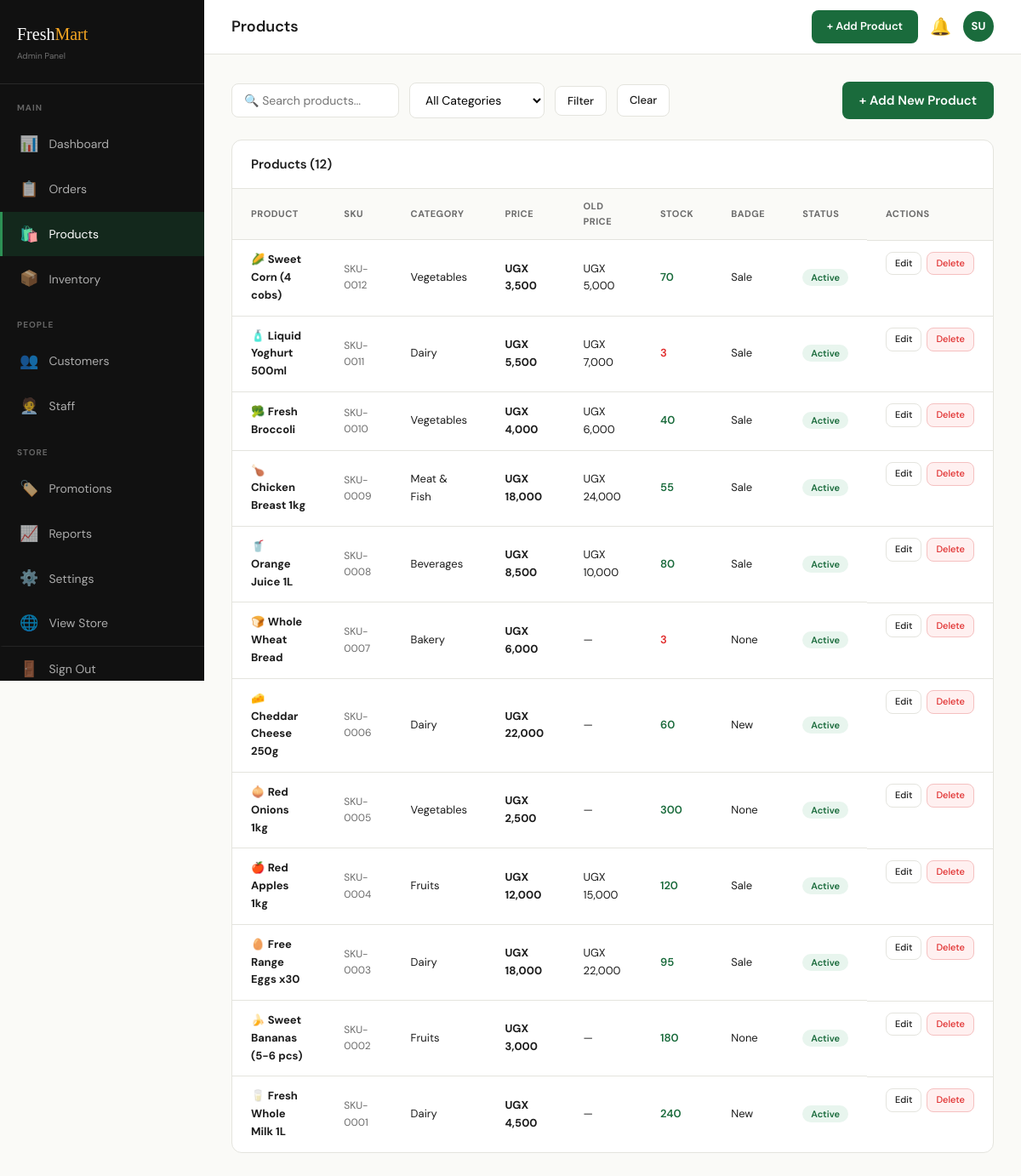
Screenshot of /admin/products.php (signed in) with the database file from the repository.
### tables this page shows
CREATE TABLE products (
  id INT AUTO_INCREMENT PRIMARY KEY,
  name VARCHAR(200) NOT NULL,
  description TEXT,
  category_id INT,
  price DECIMAL(12,2) NOT NULL,
  old_price DECIMAL(12,2),
  weight VARCHAR(50),
  stock INT DEFAULT 0,
  min_stock INT DEFAULT 10,
  emoji VARCHAR(10) DEFAULT '🛍️',
  badge ENUM('none','new','sale') DEFAULT 'none',
  is_active TINYINT(1) DEFAULT 1,
  created_at DATETIME DEFAULT CURRENT_TIMESTAMP,
  FOREIGN KEY (category_id) REFERENCES categories(id)
);

CREATE TABLE categories (
  id INT AUTO_INCREMENT PRIMARY KEY,
  name VARCHAR(100) NOT NULL,
  icon VARCHAR(10),
  slug VARCHAR(100) UNIQUE NOT NULL,
  is_active TINYINT(1) DEFAULT 1
);

### admin/products.php (the view, shortened to what this page needs)
<?php
require_once '../includes/config.php';
$where = "WHERE p.is_active = 1";
$products = $conn->query("SELECT p.*, c.name AS cat_name FROM products p LEFT JOIN categories c ON c.id = p.category_id $where ORDER BY p.id DESC");
include 'includes/sidebar.php';
?>
<div class="filter-row">
  <form method="GET" style="display:flex;gap:12px;flex-wrap:wrap;width:100%;align-items:center;">
    <input type="text" name="search" placeholder="🔍 Search products..." value="<?= htmlspecialchars($_GET['search'] ?? '') ?>">
    <select name="cat">
      <option value="">All Categories</option>
    </select>
    <button type="submit" class="qa-btn">Filter</button>
    <a href="/freshmart/admin/products.php" class="qa-btn">Clear</a>
    <a href="/freshmart/admin/products.php?action=add" class="btn-submit" style="width:auto;padding:10px 20px;margin-left:auto;">+ Add New Product</a>
  </form>
</div>
<div class="admin-card">
  <div class="admin-card-head"><h3>Products (<?= $products->num_rows ?>)</h3></div>
  <table class="admin-table">
    <thead>
      <tr><th>Product</th><th>SKU</th><th>Category</th><th>Price</th><th>Old Price</th><th>Stock</th><th>Badge</th><th>Status</th><th>Actions</th></tr>
    </thead>
    <tbody>
      <?php while ($p = $products->fetch_assoc()): ?>
      <tr>
        <td><?= $p['emoji'] ?> <strong><?= htmlspecialchars($p['name']) ?></strong></td>
        <td style="color:var(--gray);font-size:12px;">SKU-<?= str_pad($p['id'],4,'0',STR_PAD_LEFT) ?></td>
        <td><?= htmlspecialchars($p['cat_name']) ?></td>
        <td><strong>UGX <?= number_format($p['price']) ?></strong></td>
        <td><?= $p['old_price'] ? 'UGX ' . number_format($p['old_price']) : '—' ?></td>
        <td style="color:<?= $p['stock'] <= $p['min_stock'] ? 'var(--red)' : 'var(--green)' ?>;font-weight:600;"><?= $p['stock'] ?></td>
        <td><?= ucfirst($p['badge']) ?></td>
        <td><span class="status-badge <?= $p['stock'] > 0 ? 'done' : 'cancelled' ?>"><?= $p['stock'] > 0 ? 'Active' : 'Out of Stock' ?></span></td>
        <td style="display:flex;gap:6px;">
          <a href="?edit=<?= $p['id'] ?>" class="qa-btn" style="font-size:11px;padding:4px 10px;">Edit</a>
          <a href="?delete=<?= $p['id'] ?>" class="qa-btn btn-danger" style="font-size:11px;padding:4px 10px;" onclick="return confirm('Delete this product?')">Delete</a>
        </td>
      </tr>
      <?php endwhile; ?>
    </tbody>
  </table>
</div>
<?php include 'includes/footer.php'; ?>

### assets/css/style.css (style rules this page uses)
:root { --green: #1a6b3c; --green-light: #e8f5ee; --green-mid: #2d9155; --accent: #f5a623; --accent-light: #fff8ec; --red: #e02b2b; --red-light: #fff0f0; --bg: #fafaf7; --white: #ffffff; --dark: #1c1c1c; --gray: #6b6b6b; --gray-light: #f0f0ec; --border: #e4e4de; --font-head: 'Playfair Display', Georgia, serif; --font-body: 'DM Sans', system-ui, sans-serif; --shadow: 0 2px 16px rgba(0,0,0,0.07); --shadow-lg: 0 8px 40px rgba(0,0,0,0.12); --radius: 12px; --radius-sm: 8px; --transition: all 0.22s ease; }
* { box-sizing: border-box; margin: 0; padding: 0; }
body { font-family: var(--font-body); background: var(--bg); color: var(--dark); font-size: 15px; line-height: 1.6; }
a { text-decoration: none; }
.btn-submit { width: 100%; padding: 13px; background: var(--green); color: white; border: none; border-radius: var(--radius-sm); font-family: var(--font-body); font-size: 15px; font-weight: 600; cursor: pointer; transition: var(--transition); }
.admin-card { background: var(--white); border-radius: var(--radius); border: 1px solid var(--border); overflow: hidden; }
.admin-card-head { padding: 16px 22px; border-bottom: 1px solid var(--border); display: flex; align-items: center; justify-content: space-between; }
.admin-card-head h3 { font-size: 15px; font-weight: 600; }
.admin-table { width: 100%; border-collapse: collapse; }
.admin-table th { font-size: 11px; font-weight: 700; text-transform: uppercase; letter-spacing: 0.5px; color: var(--gray); padding: 12px 22px; background: var(--bg); text-align: left; }
.admin-table td { padding: 13px 22px; border-top: 1px solid var(--border); font-size: 13px; }
.qa-btn { display: flex; align-items: center; gap: 8px; padding: 8px 14px; border-radius: var(--radius-sm); border: 1.5px solid var(--border); background: var(--white); font-family: var(--font-body); font-size: 13px; font-weight: 500; cursor: pointer; transition: var(--transition); color: var(--dark); }
.btn-danger { background: var(--red-light); color: var(--red); border-color: #f5c0c0; }
.filter-row { display: flex; gap: 12px; margin-bottom: 24px; flex-wrap: wrap; align-items: center; }
.filter-row input, .filter-row select { padding: 10px 14px; border-radius: var(--radius-sm); border: 1.5px solid var(--border); font-family: var(--font-body); font-size: 14px; outline: none; background: var(--white); }

### admin/products.php (style rules this page uses)
.status-badge { padding:3px 10px;border-radius:20px;font-size:11px;font-weight:600; }
.status-badge.done { background:var(--green-light);color:var(--green); }

### rows the page displays
products: emoji "🌽", name "Sweet Corn (4 cobs)", id "0012", category.name "Vegetables", price "3,500", old_price "5,000", stock "70", badge "Sale", shows "Active"
products: emoji "🧴", name "Liquid Yoghurt 500ml", id "0011", category.name "Dairy", price "5,500", old_price "7,000", stock "3", badge "Sale", shows "Active"
products: emoji "🥦", name "Fresh Broccoli", id "0010", category.name "Vegetables", price "4,000", old_price "6,000", stock "40", badge "Sale", shows "Active"
products: emoji "🍗", name "Chicken Breast 1kg", id "0009", category.name "Meat & Fish", price "18,000", old_price "24,000", stock "55", badge "Sale", shows "Active"
products: emoji "🥤", name "Orange Juice 1L", id "0008", category.name "Beverages", price "8,500", old_price "10,000", stock "80", badge "Sale", shows "Active"
products: emoji "🍞", name "Whole Wheat Bread", id "0007", category.name "Bakery", price "6,000", stock "3", badge "None", shows "Active"
products: emoji "🧀", name "Cheddar Cheese 250g", id "0006", category.name "Dairy", price "22,000", stock "60", badge "New", shows "Active"
products: emoji "🧅", name "Red Onions 1kg", id "0005", category.name "Vegetables", price "2,500", stock "300", badge "None", shows "Active"
products: emoji "🍎", name "Red Apples 1kg", id "0004", category.name "Fruits", price "12,000", old_price "15,000", stock "120", badge "Sale", shows "Active"
products: emoji "🥚", name "Free Range Eggs x30", id "0003", category.name "Dairy", price "18,000", old_price "22,000", stock "95", badge "Sale", shows "Active"
products: emoji "🍌", name "Sweet Bananas (5-6 pcs)", id "0002", category.name "Fruits", price "3,000", stock "180", badge "None", shows "Active"
products: emoji "🥛", name "Fresh Whole Milk 1L", id "0001", category.name "Dairy", price "4,500", stock "240", badge "New", shows "Active"

### other values shown
$pageTitle "Products"
substr($_SESSION['admin_name'] ?? 'A', 0, 2) "SU"
$products->num_rows "12"
